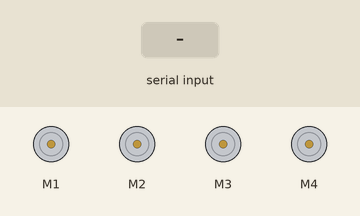
The sketch below on a simulated Arduino Uno, built with avr-gcc and run on an emulated ATmega328P. On the bench: 4 × DC motor (green arrow = forward, orange = backward, longer = faster). The inputs (shaded band) are chosen by the test bench.

Above: at 1.2 s.
1.3 s: "F" received over Serial
At 2.5 s:
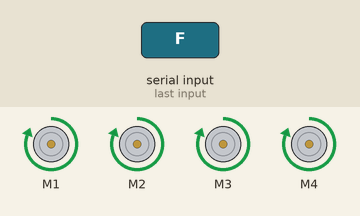
2.8 s: "B" received over Serial
At 3.6 s:
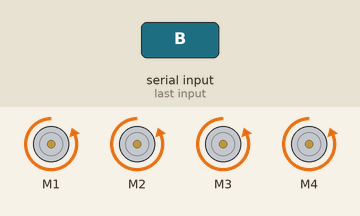
4.3 s: "L" received over Serial
At 4.7 s:
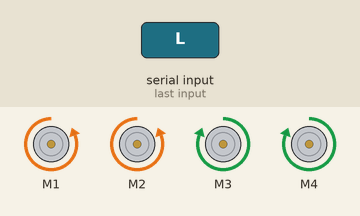
5.8 s: "R" received over Serial
At 7.0 s:
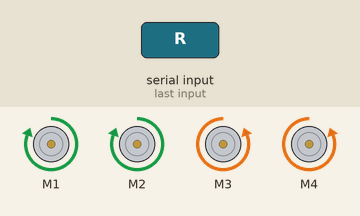
7.3 s: "S" received over Serial
At 8.2 s:
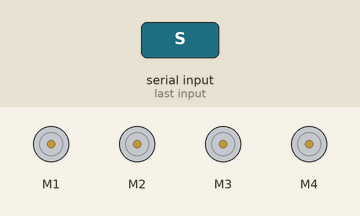
Timing chart, 0 to 9.8 s (numbered marks = the images above; inputs shaded):
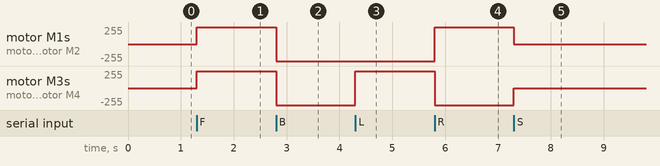

The sketch:

Voice_Controlled_Car.ino
```cpp
#include <AFMotor.h>

// Initialize motors
AF_DCMotor motor1(1, MOTOR12_1KHZ);
AF_DCMotor motor2(2, MOTOR12_1KHZ);
AF_DCMotor motor3(3, MOTOR34_1KHZ);
AF_DCMotor motor4(4, MOTOR34_1KHZ);

char val;
int Speed = 255;

void setup()
{
  Serial.begin(9600);
}

void loop()
{
  if (Serial.available() > 0)
  {
    val = Serial.read();

    switch (val)
    {
      case 'F':
        forward();
        break;

      case 'B':
        back();
        break;

      case 'L':
        left();
        break;

      case 'R':
        right();
        break;

      case 'S':
        Stop();
        break;
    }
  }
}

void forward()
{
  motor1.setSpeed(Speed);
  motor2.setSpeed(Speed);
  motor3.setSpeed(Speed);
  motor4.setSpeed(Speed);

  motor1.run(FORWARD);
  motor2.run(FORWARD);
  motor3.run(FORWARD);
  motor4.run(FORWARD);
}

void back()
{
  motor1.setSpeed(Speed);
  motor2.setSpeed(Speed);
  motor3.setSpeed(Speed);
  motor4.setSpeed(Speed);

  motor1.run(BACKWARD);
  motor2.run(BACKWARD);
  motor3.run(BACKWARD);
  motor4.run(BACKWARD);
}

void left()
{
  motor1.setSpeed(Speed);
  motor2.setSpeed(Speed);
  motor3.setSpeed(Speed);
  motor4.setSpeed(Speed);

  motor1.run(BACKWARD);
  motor2.run(BACKWARD);
  motor3.run(FORWARD);
  motor4.run(FORWARD);
}

void right()
{
  motor1.setSpeed(Speed);
  motor2.setSpeed(Speed);
  motor3.setSpeed(Speed);
  motor4.setSpeed(Speed);

  motor1.run(FORWARD);
  motor2.run(FORWARD);
  motor3.run(BACKWARD);
  motor4.run(BACKWARD);
}

void Stop()
{
  motor1.run(RELEASE);
  motor2.run(RELEASE);
  motor3.run(RELEASE);
  motor4.run(RELEASE);
}
```

Measured:
- after the input at 1.3 s, motor M1–4: stopped → forward 255/255 at once
- after the input at 2.8 s, motor M1–4: forward 255/255 → backward 255/255 at once
- after the input at 4.3 s, motor M3, motor M4: backward 255/255 → forward 255/255 at once
- after the input at 5.8 s, motor M1, motor M2: backward 255/255 → forward 255/255 at once; motor M3, motor M4: forward 255/255 → backward 255/255 at once
- after the input at 7.3 s, motor M1, motor M2: forward 255/255 → stopped at once; motor M3, motor M4: backward 255/255 → stopped at once
